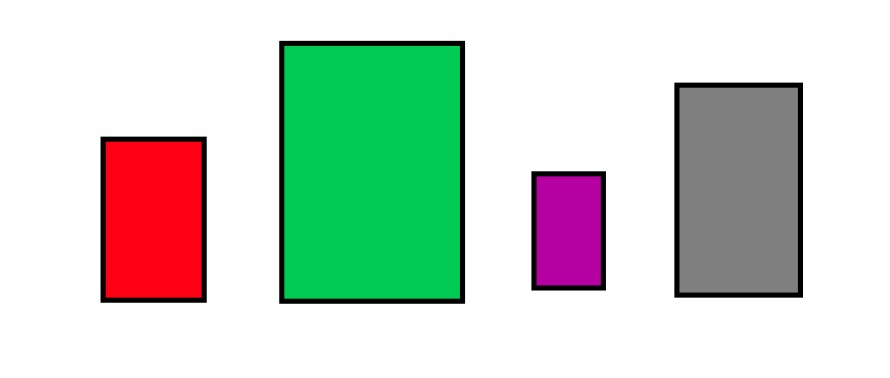
#> input picture shapes.jpg, 890 x 378 px
$ jupyter execute Task1.ipynb
#> lines starting #> are read from the running program, lines starting #| are printed output that depends on the picture; after the words box and inside, x2 and y2 are one past the last pixel; in counts of white or black regions, pixels touching at a corner belong together
[cell 1]
import cv2
import numpy as np

[cell 2]
shapes = cv2.imread('shapes.jpg')
#> shapes is the input picture: shape (378, 890, 3); mean B, G, R 201.3, 213, 201.2

[cell 3]
while True:
    img2 = shapes.copy()
    img = cv2.GaussianBlur(shapes, (7, 7), 1)
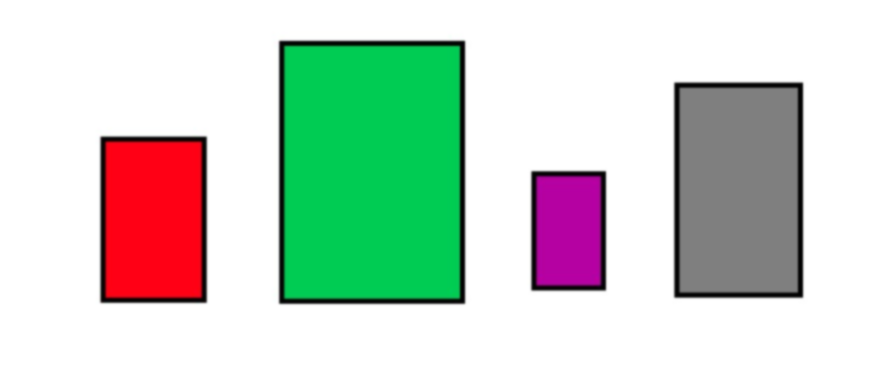
#> img: shape (378, 890, 3); mean B, G, R 201.3, 213, 201.2
    img = cv2.cvtColor(img, cv2.COLOR_BGR2GRAY)
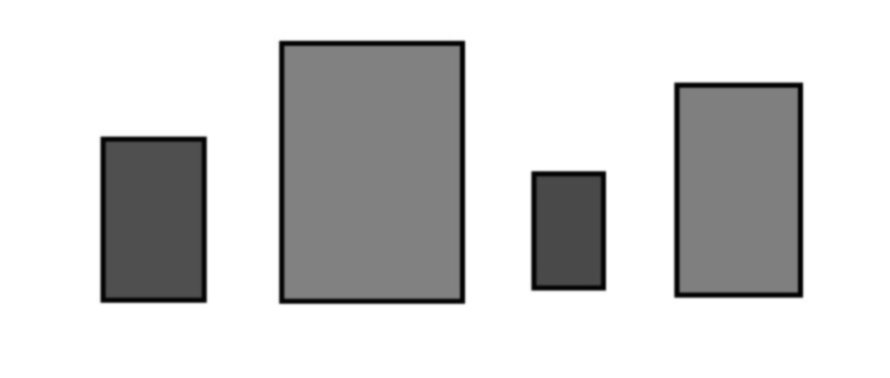
#> img: shape (378, 890); min 1, max 255, mean 208.2
    img = cv2.Canny(img, 23, 22)
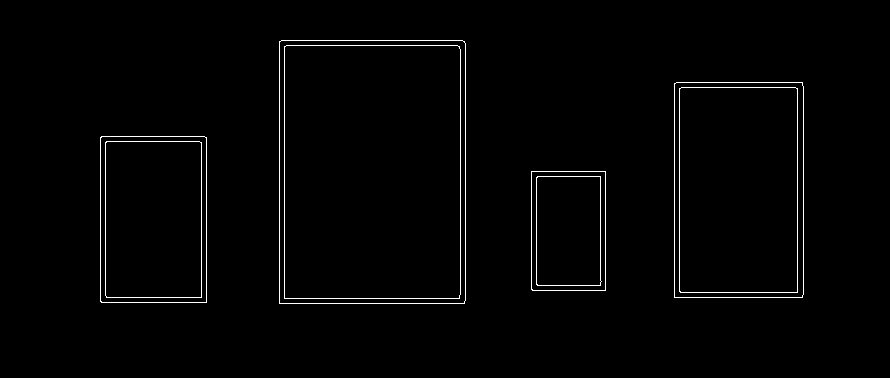
#> img: shape (378, 890); 1.4% white in thin lines or dots, all inside (x1, y1, x2, y2) = (100, 40, 804, 304)
    kernel = np.ones((5, 5))
    img = cv2.dilate(img, kernel, iterations=1)
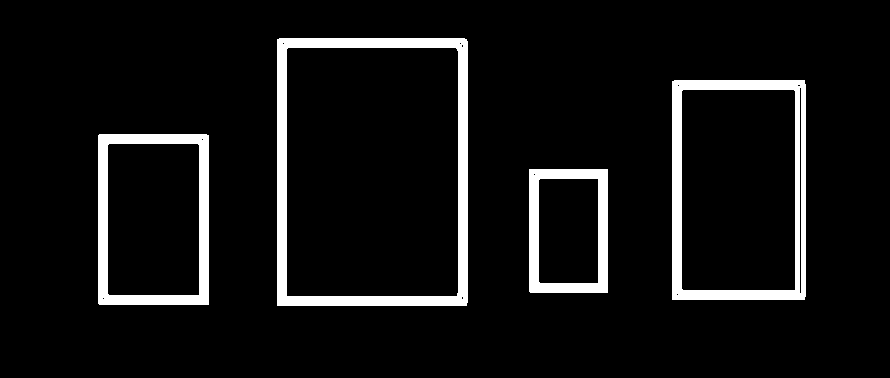
#> img: shape (378, 890); 7.2% white; 4 white regions
    contours, hierarchy = cv2.findContours(img, cv2.RETR_EXTERNAL, cv2.CHAIN_APPROX_NONE)
#> contours = 4 contours; box (x1, y1, x2, y2) and area: (277, 38, 468, 306) 50722, (672, 80, 806, 300) 29120, (98, 134, 209, 305) 18698, (529, 169, 608, 293) 9594
    maxarea = 0
    for cnt in contours:
        area = cv2.contourArea(cnt)
        if area > maxarea:
            maxarea = area
            maincnt = cnt
#> this loop made 4 passes
#> (area, maxarea) on passes 1 to 4: (9593.5, 9593.5), (18697.5, 18697.5), (29119.5, 29119.5), (50722, 50722)
#> after the loop, maincnt = contour of 910 points, box (x1, y1, x2, y2) (277, 38, 468, 306), area 50722; maxarea = 50722
    cv2.drawContours(img2, maincnt, -1, (255, 0, 255), 7)
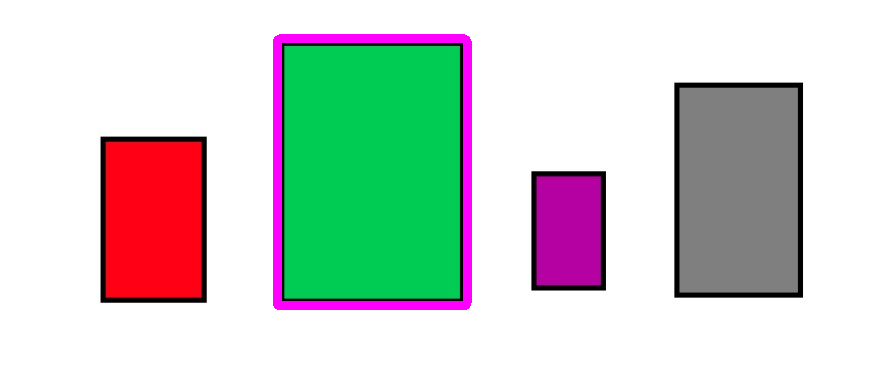
#> img2: shape (378, 890, 3); 2.43% of pixels changed, all inside (x1, y1, x2, y2) = (273, 34, 472, 310)
    cv2.imshow('frame', img2)
    if cv2.waitKey(1) == ord('q'):
#> (key q is pressed here)
        break
